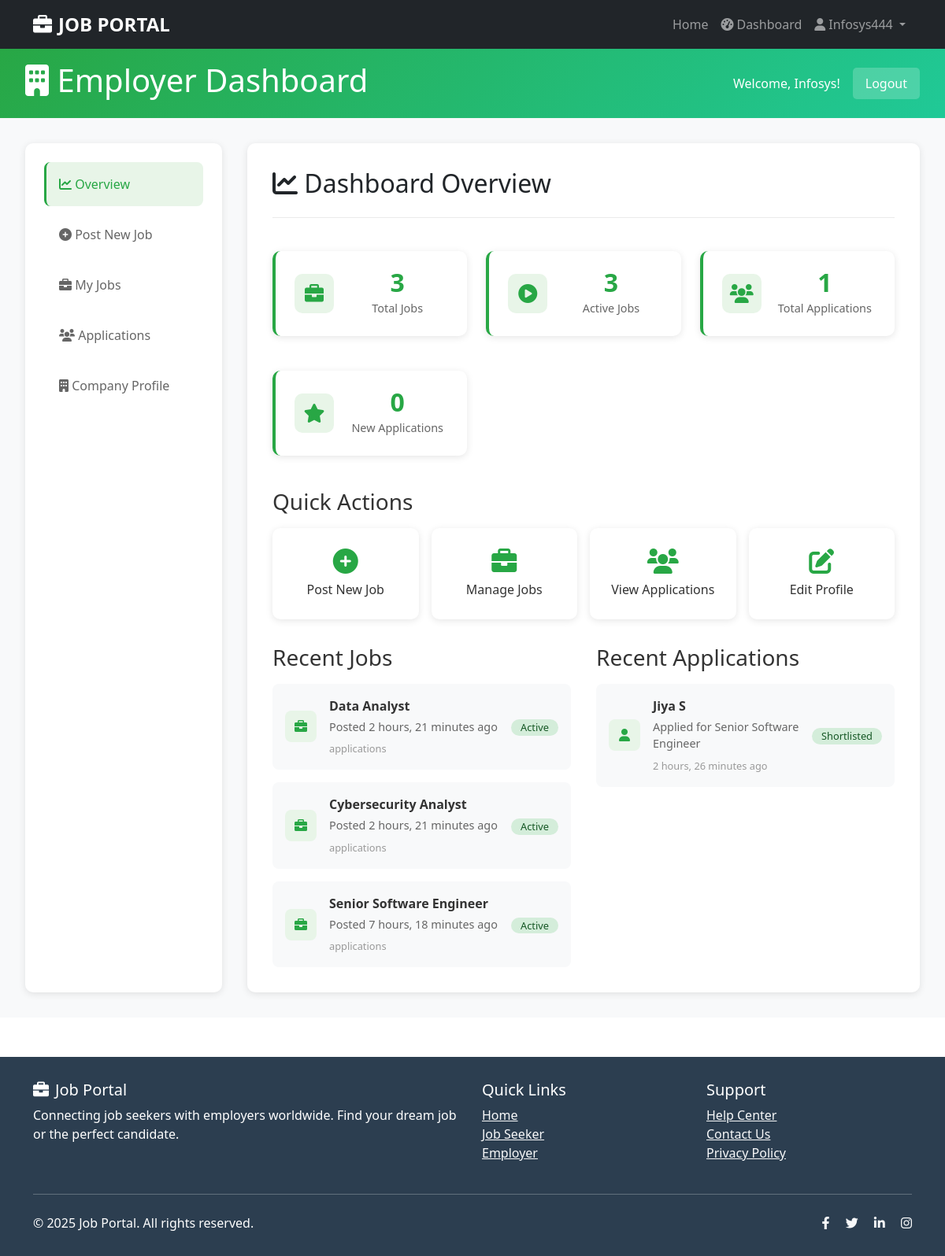
Page /users/dashboard/employer/ (signed in) on the committed database.
### users/models.py (models this page shows, shortened)
class Employer(models.Model):
    user = models.OneToOneField(User, on_delete=models.CASCADE)
    company_name = models.CharField(max_length=100)
    contact_person = models.CharField(max_length=100)
    phone = models.CharField(max_length=15)
    company_address = models.TextField()
    is_verified = models.BooleanField(default=False)
    created_at = models.DateTimeField(default=timezone.now)

class JobSeeker(models.Model):
    user = models.OneToOneField(User, on_delete=models.CASCADE)
    full_name = models.CharField(max_length=100)
    phone = models.CharField(max_length=15)
    location = models.CharField(max_length=100, blank=True)
    skills = models.TextField(blank=True)
    experience = models.TextField(blank=True)
    education = models.TextField(blank=True)
    bio = models.TextField(blank=True)
    resume = models.FileField(upload_to='resumes/', blank=True, null=True)
    created_at = models.DateTimeField(default=timezone.now)

### jobs/models.py (models this page shows, shortened)
class Job(models.Model):
    JOB_TYPE_CHOICES = (
        ('full_time', 'Full Time'),
        ('part_time', 'Part Time'),
        ('contract', 'Contract'),
        ('internship', 'Internship'),
        ('remote', 'Remote'),
    )
    EXPERIENCE_LEVEL_CHOICES = (
        ('entry', 'Entry Level'),
        ('mid', 'Mid Level'),
        ('senior', 'Senior Level'),
    )
    employer = models.ForeignKey('users.Employer', on_delete=models.CASCADE)  # Use string reference
    title = models.CharField(max_length=200)
    department = models.CharField(max_length=100)
    location = models.CharField(max_length=100)
    job_type = models.CharField(max_length=20, choices=JOB_TYPE_CHOICES)
    experience_level = models.CharField(max_length=20, choices=EXPERIENCE_LEVEL_CHOICES)
    salary = models.CharField(max_length=100, blank=True)
    description = models.TextField()
    requirements = models.TextField()
    is_active = models.BooleanField(default=True)
    created_at = models.DateTimeField(auto_now_add=True)
    class Meta:
        ordering = ['-created_at']

class Application(models.Model):
    STATUS_CHOICES = (
        ('applied', 'Applied'),
        ('viewed', 'Viewed'),
        ('shortlisted', 'Shortlisted'),
        ('rejected', 'Rejected'),
        ('hired', 'Hired'),
    )
    job_seeker = models.ForeignKey('users.JobSeeker', on_delete=models.CASCADE)  # Use string reference
    job = models.ForeignKey(Job, on_delete=models.CASCADE)
    status = models.CharField(max_length=20, choices=STATUS_CHOICES, default='applied')
    applied_date = models.DateTimeField(auto_now_add=True)
    cover_letter = models.TextField(blank=True)
    class Meta:
        unique_together = ['job_seeker', 'job']
        ordering = ['-applied_date']

### users/views.py (the view)
# urls.py: path('dashboard/employer/', views.employer_dashboard, name='employer_dashboard'),
@login_required
def employer_dashboard(request):
    if not hasattr(request.user, 'employer'):
        messages.error(request, 'Only employers can access this dashboard.')
        return redirect('dashboard')
    try:
        employer = request.user.employer
        total_jobs = Job.objects.filter(employer=employer).count()
        active_jobs = Job.objects.filter(employer=employer, is_active=True).count()
        total_applications = Application.objects.filter(job__employer=employer).count()
        new_applications = Application.objects.filter(
            job__employer=employer,
            status='applied'
        ).count()
        shortlisted_applications = Application.objects.filter(
            job__employer=employer,
            status='shortlisted'
        ).count()
        recent_jobs = Job.objects.filter(employer=employer).order_by('-created_at')[:5]
        recent_applications = Application.objects.filter(
            job__employer=employer
        ).select_related('job_seeker', 'job').order_by('-applied_date')[:5]
        context = {
            'employer': employer,
            'total_jobs': total_jobs,
            'active_jobs': active_jobs,
            'total_applications': total_applications,
            'new_applications': new_applications,
            'shortlisted_applications': shortlisted_applications,
            'recent_jobs': recent_jobs,
            'recent_applications': recent_applications,
        }
        return render(request, 'users/employer_dashboard.html', context)
    except Employer.DoesNotExist:
        messages.error(request, 'Employer profile not found.')
        return redirect('home')

### templates/users/employer_dashboard.html (shortened to what this page needs)
{% extends 'base.html' %}
{% block content %}
<div class="dashboard-container">
    <header class="dashboard-header">
        <div class="header-content">
            <h1><i class="fas fa-building"></i> Employer Dashboard</h1>
            <div class="user-info">
                <span>Welcome, {{ employer.company_name }}!</span>
                <a href="{% url 'logout' %}" class="logout-btn">Logout</a>
            </div>
        </div>
    </header>
    <div class="dashboard-main">
        <aside class="sidebar">
            <nav class="sidebar-nav">
                <ul>
                    <li><a class="nav-link active" data-section="overview"><i class="fas fa-chart-line"></i> Overview</a></li>
                    <li><a href="{% url 'post_job' %}" class="nav-link"><i class="fas fa-plus-circle"></i> Post New Job</a></li>
                    <li><a href="{% url 'my_jobs' %}" class="nav-link"><i class="fas fa-briefcase"></i> My Jobs</a></li>
                    <li><a href="{% url 'employer_applications' %}" class="nav-link"><i class="fas fa-users"></i> Applications</a></li>
                    <li><a class="nav-link" data-section="company"><i class="fas fa-building"></i> Company Profile</a></li>
                </ul>
            </nav>
        </aside>
        <main class="content-area">
            <section id="overview" class="content-section active">
                <div class="section-header">
                    <h2><i class="fas fa-chart-line"></i> Dashboard Overview</h2>
                </div>
                <div class="stats-grid">
                    <div class="stat-card">
                        <div class="stat-icon">
                            <i class="fas fa-briefcase"></i>
                        </div>
                        <div class="stat-content">
                            <span class="stat-number">{{ total_jobs }}</span>
                            <span class="stat-label">Total Jobs</span>
                        </div>
                    </div>
                    <div class="stat-card">
                        <div class="stat-icon">
                            <i class="fas fa-play-circle"></i>
                        </div>
                        <div class="stat-content">
                            <span class="stat-number">{{ active_jobs }}</span>
                            <span class="stat-label">Active Jobs</span>
                        </div>
                    </div>
                    <div class="stat-card">
                        <div class="stat-icon">
                            <i class="fas fa-users"></i>
                        </div>
                        <div class="stat-content">
                            <span class="stat-number">{{ total_applications }}</span>
                            <span class="stat-label">Total Applications</span>
                        </div>
                    </div>
                    <div class="stat-card">
                        <div class="stat-icon">
                            <i class="fas fa-star"></i>
                        </div>
                        <div class="stat-content">
                            <span class="stat-number">{{ new_applications }}</span>
                            <span class="stat-label">New Applications</span>
                        </div>
                    </div>
                </div>
                <div class="quick-actions">
                    <h3>Quick Actions</h3>
                    <div class="actions-grid">
                        <a href="{% url 'post_job' %}" class="action-card">
                            <i class="fas fa-plus-circle"></i>
                            <span>Post New Job</span>
                        </a>
                        <a href="{% url 'my_jobs' %}" class="action-card">
                            <i class="fas fa-briefcase"></i>
                            <span>Manage Jobs</span>
                        </a>
                        <a href="{% url 'employer_applications' %}" class="action-card">
                            <i class="fas fa-users"></i>
                            <span>View Applications</span>
                        </a>
                        <a href="{% url 'edit_company_profile' %}" class="action-card">
                            <i class="fas fa-edit"></i>
                            <span>Edit Profile</span>
                        </a>
                    </div>
                </div>
                <div class="recent-activity">
                    <div class="activity-section">
                        <h3>Recent Jobs</h3>
                        <div class="activity-list">
                            {% if recent_jobs %}
                                {% for job in recent_jobs %}
                                <div class="activity-item">
                                    <div class="activity-icon">
                                        <i class="fas fa-briefcase"></i>
                                    </div>
                                    <div class="activity-content">
                                        <strong>{{ job.title }}</strong>
                                        <span>Posted {{ job.created_at|timesince }} ago</span>
                                        <small>{{ job.application_count }} applications</small>
                                    </div>
                                    <div class="activity-status">
                                        <span class="badge {% if job.is_active %}active{% else %}inactive{% endif %}">
                                            {% if job.is_active %}Active{% else %}Inactive{% endif %}
                                        </span>
                                    </div>
                                </div>
                                {% endfor %}
                            {% else %}
                                <div class="no-activity">
                                    <p>No jobs posted yet. <a href="{% url 'post_job' %}">Post your first job!</a></p>
                                </div>
                            {% endif %}
                        </div>
                    </div>
                    <div class="activity-section">
                        <h3>Recent Applications</h3>
                        <div class="activity-list">
                            {% if recent_applications %}
                                {% for application in recent_applications %}
                                <div class="activity-item">
                                    <div class="activity-icon">
                                        <i class="fas fa-user"></i>
                                    </div>
                                    <div class="activity-content">
                                        <strong>{{ application.job_seeker.full_name }}</strong>
                                        <span>Applied for {{ application.job.title }}</span>
                                        <small>{{ application.applied_date|timesince }} ago</small>
                                    </div>
                                    <div class="activity-status">
                                        <span class="badge status-{{ application.status }}">
                                            {{ application.get_status_display }}
                                        </span>
                                    </div>
                                </div>
                                {% endfor %}
                            {% else %}
                                <div class="no-activity">
                                    <p>No applications yet.</p>
                                </div>
                            {% endif %}
                        </div>
                    </div>
                </div>
            </section>
        </main>
    </div>
</div>
{% endblock %}

### templates/base.html (shortened to what this page needs)
<!DOCTYPE html>
<html lang="en">
<head>
    <link href="https://cdn.jsdelivr.net/npm/bootstrap@5.1.3/dist/css/bootstrap.min.css" rel="stylesheet">
    <link rel="stylesheet" href="https://cdnjs.cloudflare.com/ajax/libs/font-awesome/6.0.0/css/all.min.css">
</head>
<body>
    <nav class="navbar navbar-expand-lg navbar-dark bg-dark">
        <div class="container">
            <a class="navbar-brand" href="{% url 'home' %}">
                <i class="fas fa-briefcase me-2"></i>JOB PORTAL
            </a>
            <div class="collapse navbar-collapse" id="navbarNav">
                <ul class="navbar-nav ms-auto">
                    <li class="nav-item">
                        <a class="nav-link" href="{% url 'home' %}">Home</a>
                    </li>
                    {% if user.is_authenticated %}
                        <li class="nav-item">
                            <a class="nav-link" href="{% url 'dashboard' %}">
                                <i class="fas fa-tachometer-alt me-1"></i>Dashboard
                            </a>
                        </li>
                        <li class="nav-item dropdown">
                            <a class="nav-link dropdown-toggle" href="#" id="navbarDropdown" role="button" data-bs-toggle="dropdown">
                                <i class="fas fa-user me-1"></i>{{ user.username }}
                            </a>
                        </li>
                    {% else %}
                        <li class="nav-item">
                            <a class="nav-link" href="{% url 'login' %}">
                                <i class="fas fa-sign-in-alt me-1"></i>Login
                            </a>
                        </li>
                    {% endif %}
                </ul>
            </div>
        </div>
    </nav>
    <main>
        {% block content %}{% endblock %}
    </main>
    <footer class="footer">
        <div class="container">
            <div class="row">
                <div class="col-md-6">
                    <h5><i class="fas fa-briefcase me-2"></i>Job Portal</h5>
                    <p>Connecting job seekers with employers worldwide. Find your dream job or the perfect candidate.</p>
                </div>
                <div class="col-md-3">
                    <h5>Quick Links</h5>
                    <ul class="list-unstyled">
                        <li><a href="{% url 'home' %}" class="text-light">Home</a></li>
                        <li><a href="{% url 'register_job_seeker' %}" class="text-light">Job Seeker</a></li>
                        <li><a href="{% url 'register_employer' %}" class="text-light">Employer</a></li>
                    </ul>
                </div>
                <div class="col-md-3">
                    <h5>Support</h5>
                    <ul class="list-unstyled">
                        <li><a href="#" class="text-light">Help Center</a></li>
                        <li><a href="#" class="text-light">Contact Us</a></li>
                        <li><a href="#" class="text-light">Privacy Policy</a></li>
                    </ul>
                </div>
            </div>
            <hr class="my-4">
            <div class="row align-items-center">
                <div class="col-md-6">
                    <p class="mb-0">&copy; 2025 Job Portal. All rights reserved.</p>
                </div>
                <div class="col-md-6 text-md-end">
                    <div class="social-links">
                        <a href="#" class="text-light me-3"><i class="fab fa-facebook-f"></i></a>
                        <a href="#" class="text-light me-3"><i class="fab fa-twitter"></i></a>
                        <a href="#" class="text-light me-3"><i class="fab fa-linkedin-in"></i></a>
                        <a href="#" class="text-light"><i class="fab fa-instagram"></i></a>
                    </div>
                </div>
            </div>
        </div>
    </footer>
</body>
</html>

### rows in the picture
Employer: company_name "Infosys"
Job: title "Data Analyst", created_at "2 hours, 21 minutes", is_active "Active"
Job: title "Cybersecurity Analyst", created_at "2 hours, 21 minutes", is_active "Active"
Job: title "Senior Software Engineer", created_at "7 hours, 18 minutes", is_active "Active"
Application: job_seeker.full_name "Jiya S", job "Senior Software Engineer", applied_date "2 hours, 26 minutes", status "Shortlisted"

### other values in the picture
{{ user.username }} "Infosys444"
{{ total_jobs }} "3"
{{ active_jobs }} "3"
{{ total_applications }} "1"
{{ new_applications }} "0"
